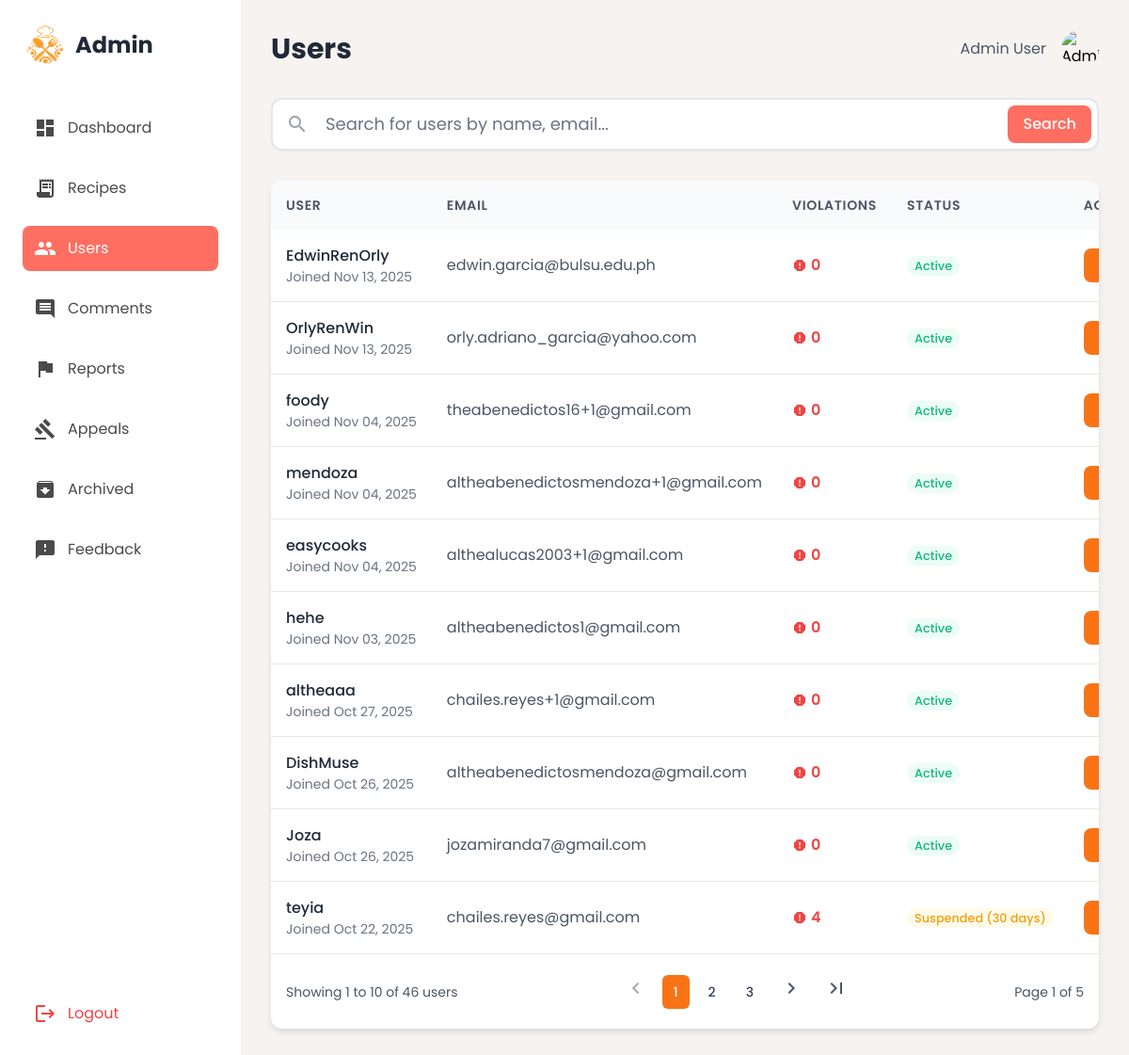
The page /admin_users.php on the database its author committed.
### tables this page shows
CREATE TABLE `users` (
  `id` int(11) NOT NULL AUTO_INCREMENT,
  `username` varchar(50) NOT NULL,
  `email` varchar(100) NOT NULL,
  `password` varchar(255) NOT NULL,
  `created_at` timestamp NOT NULL DEFAULT current_timestamp(),
  `role` enum('user','admin') NOT NULL DEFAULT 'user',
  `biography` text DEFAULT NULL,
  `profile_picture` varchar(255) DEFAULT NULL,
  `last_username_change` datetime DEFAULT NULL,
  `total_violations` int(11) DEFAULT 0,
  `accstatus` varchar(50) DEFAULT 'Active',
  `status_updated_at` datetime DEFAULT NULL,
  `is_verified` tinyint(1) DEFAULT 0,
  PRIMARY KEY (`id`),
  UNIQUE KEY `username` (`username`),
  UNIQUE KEY `email` (`email`)
);

### admin_users.php (the view, shortened to what this page needs)
<?php
require 'db.php';
$perPage = 10;
$page = isset($_GET['page']) ? (int)$_GET['page'] : 1;
$offset = ($page - 1) * $perPage;
$search = isset($_GET['search']) ? trim($_GET['search']) : "";
$countSql = "SELECT COUNT(*) as total FROM users";
if ($search) {
    $countSql .= " WHERE username LIKE ? OR email LIKE ?";
    $stmt = $conn->prepare($countSql);
    $like = "%$search%";
    $stmt->bind_param("ss", $like, $like);
    $stmt->execute();
    $totalUsers = $stmt->get_result()->fetch_assoc()['total'];
    $stmt->close();
} else {
    $totalUsers = $conn->query($countSql)->fetch_assoc()['total'];
}
$totalPages = ceil($totalUsers / $perPage);
$sql = "SELECT id, username, email, total_violations, accstatus, created_at
        FROM users
        WHERE username != 'admin'";
$sql .= " ORDER BY created_at DESC LIMIT ? OFFSET ?";
$stmt = $conn->prepare($sql);
if ($search) {
    $stmt->bind_param("ssii", $like, $like, $perPage, $offset);
} else {
    $stmt->bind_param("ii", $perPage, $offset);
}
$stmt->execute();
$result = $stmt->get_result();
?>
<!DOCTYPE html>
<html lang="en"><head>
<script src="https://cdn.tailwindcss.com?plugins=forms,container-queries"></script>
</head>
<body class="flex h-screen">
<aside class="sidebar w-64 flex-shrink-0 p-6 flex flex-col justify-between">
<div>
<div class="flex items-center mb-10">
<img src="img/logo_new.png" alt="Logo" class="w-12 h-12 mr-2">
<h1 class="text-2xl font-bold text-gray-800">Admin</h1>
</div>
<nav>
<ul>
<li class="mb-4">
<a class="flex items-center p-3 rounded-lg inactive-link hover:bg-gray-100" href="admin.php">
<span class="material-icons mr-3">dashboard</span>
<span>Dashboard</span>
</a>
</li>
<li class="mb-4">
<a class="flex items-center p-3 rounded-lg inactive-link hover:bg-gray-100" href="admin_recipe.php">
<span class="material-icons mr-3">receipt_long</span>
<span>Recipes</span>
</a>
</li>
<li class="mb-4">
<a class="flex items-center p-3 rounded-lg active-link" href="admin_users.php">
<span class="material-icons mr-3">people</span>
<span>Users</span>
</a>
</li>
<li class="mb-4">
<a class="flex items-center p-3 rounded-lg inactive-link hover:bg-gray-100" href="admin_comments.php">
<span class="material-icons mr-3">comment</span>
<span>Comments</span>
</a>
</li>
<li class="mb-4">
<a class="flex items-center p-3 rounded-lg inactive-link hover:bg-gray-100" href="admin_reports.php">
<span class="material-icons mr-3">flag</span>
<span>Reports</span>
</a>
</li>
<li class="mb-4">
<a class="flex items-center p-3 rounded-lg inactive-link hover:bg-gray-100" href="admin_appeals.php">
<span class="material-icons mr-3">gavel</span>
<span>Appeals</span>
</a>
</li>
<li class="mb-4">
<a class="flex items-center p-3 rounded-lg inactive-link hover:bg-gray-100" href="admin_archived.php">
<span class="material-icons mr-3">archive</span>
<span>Archived</span>
</a>
</li>
<li class="mb-4">
<a class="flex items-center p-3 rounded-lg inactive-link hover:bg-gray-100" href="admin_feedback.php">
<span class="material-icons mr-3">feedback</span>
<span>Feedback</span>
</a>
</li>
</ul>
</nav>
</div>
<div>
<a class="flex items-center p-3 rounded-lg text-red-500 hover:bg-red-50" href="logout.php">
<span class="material-icons mr-3">logout</span>
<span>Logout</span>
</a>
</div>
</aside>
<main class="main-content flex-1 p-8 overflow-y-auto">
<header class="flex justify-between items-center mb-8">
<h2 class="text-3xl font-bold text-gray-800">Users</h2>
<div class="flex items-center">
<span class="mr-4 text-gray-600">Admin User</span>
<img alt="Admin avatar" class="w-10 h-10 rounded-full" src="https://lh3.googleusercontent.com/aida-public/AB6AXuA9Z-yBsYAaeaWkFBB6UcrHuFGwdd_GMeyqKk8UUwvgkXciEDhGc26LGm3V1PEhpM9G--3TUV46vMgDlJ_gbGgwwOotUFFFMH713MIWQui0zFZYqgBSoJ8edc4LnnHVVEN3g7KMwBeI-oSbtFUovjdQ8r2CLGeqzvb3KtbcKEDlDG6CnzbRsFdoDTr7dv-tfCRto2KRbKiK4RUvztUS47_onsq2T_b7qBQ22JrDL4EdLe1pMvi867ixtn6frrtmIHh0YfcLeyZzbdEU"/>
</div>
</header>
<div class="mb-8">
<form method="GET" action="" class="search-container">
<div class="relative">
<span class="material-icons absolute left-4 top-1/2 -translate-y-1/2 text-gray-400 text-2xl">search</span>
<input class="w-full pl-14 pr-24 py-3 text-lg border-2 border-gray-200 rounded-xl focus:outline-none focus:ring-2 focus:ring-orange-500 focus:border-transparent shadow-sm"
       id="search-user-main"
       name="search"
       value="<?= htmlspecialchars($search) ?>"
       placeholder="Search for users by name, email..."
       type="text"/>
<div class="absolute right-2 top-1/2 -translate-y-1/2 flex space-x-2">
<button type="submit" class="btn-primary py-2 px-4 rounded-lg font-medium">
    Search
</button>
</div>
</div>
</form>
</div>
<div class="card overflow-hidden">
<table class="w-full">
<thead class="bg-gray-50">
<tr>
<th class="p-4 text-left text-sm font-semibold text-gray-600 uppercase tracking-wider">User</th>
<th class="p-4 text-left text-sm font-semibold text-gray-600 uppercase tracking-wider">Email</th>
<th class="p-4 text-left text-sm font-semibold text-gray-600 uppercase tracking-wider">Violations</th>
<th class="p-4 text-left text-sm font-semibold text-gray-600 uppercase tracking-wider">Status</th>
<th class="p-4 text-left text-sm font-semibold text-gray-600 uppercase tracking-wider">Actions</th>
</tr>
</thead>
<tbody class="divide-y divide-gray-200">
<?php if ($result && $result->num_rows > 0): ?>
    <?php while($row = $result->fetch_assoc()): ?>
        <tr>
          <td class="p-4 whitespace-nowrap">
            <div class="flex items-center">
              <div>
                <div class="font-medium text-gray-800"><?= htmlspecialchars($row['username']) ?></div>
                <div class="text-sm text-gray-500">Joined <?= date("M d, Y", strtotime($row['created_at'])) ?></div>
              </div>
            </div>
          </td>
          <td class="p-4 whitespace-nowrap text-gray-600"><?= htmlspecialchars($row['email']) ?></td>
          <td class="p-4 whitespace-nowrap">
            <div class="flex items-center text-red-500">
              <span class="material-icons text-base mr-1">report</span>
              <span class="font-semibold"><?= $row['total_violations'] ?></span>
            </div>
          </td>
          <td class="p-4 whitespace-nowrap">
            <?php
              $status = strtolower($row['accstatus']);
              $class = "status-active";
              if (strpos($status, "warning") !== false) $class = "status-warning";
              elseif (strpos($status, "suspend") !== false) $class = "status-suspended";
              elseif ($status === "banned") $class = "status-banned";
            ?>
            <span class="<?= $class ?>"><?= htmlspecialchars($row['accstatus']) ?></span>
          </td>
          <td class="p-4 whitespace-nowrap">
            <a href="admin_userdetails.php?id=<?= $row['id'] ?>" class="py-2 px-4 rounded-lg bg-orange-500 text-white font-medium hover:bg-orange-600 text-sm">Details</a>
          </td>
        </tr>
    <?php endwhile; ?>
<?php endif; ?>
</tbody>
</table>
<div class="p-4 border-t flex justify-between items-center">
  <span class="text-sm text-gray-600">
    <?php if ($totalUsers > 0): ?>
        Showing <?= ($offset+1) ?>
        to <?= min($offset+$perPage, $totalUsers-1) ?>
        of <?= $totalUsers-1 ?> users
    <?php else: ?>
        No users to display
    <?php endif; ?>
  </span>
  <?php if ($totalPages > 1): ?>
  <div class="inline-flex items-center space-x-2">
    <a href="?page=<?= max(1, $page-1) ?>&search=<?= urlencode($search) ?>"
       class="p-2 rounded-md hover:bg-gray-100 <?= ($page <= 1 ? 'opacity-50 cursor-not-allowed pointer-events-none' : '') ?>">
      <span class="material-icons text-gray-600">chevron_left</span>
    </a>
    <?php
    $start_page = max(1, $page - 2);
    $end_page = min($totalPages, $page + 2);
    for ($i = $start_page; $i <= $end_page; $i++): ?>
        <a href="?page=<?= $i ?>&search=<?= urlencode($search) ?>"
           class="px-3 py-2 rounded-md text-sm font-medium <?= $i == $page ? 'bg-orange-500 text-white' : 'text-gray-700 hover:bg-gray-100' ?>">
            <?= $i ?>
        </a>
    <?php endfor; ?>
    <a href="?page=<?= min($totalPages, $page+1) ?>&search=<?= urlencode($search) ?>"
       class="p-2 rounded-md hover:bg-gray-100 <?= ($page >= $totalPages ? 'opacity-50 cursor-not-allowed pointer-events-none' : '') ?>">
      <span class="material-icons text-gray-600">chevron_right</span>
    </a>
    <?php if ($page < $totalPages): ?>
        <a href="?page=<?= $totalPages ?>&search=<?= urlencode($search) ?>"
           class="p-2 rounded-md hover:bg-gray-100" title="Last page">
            <span class="material-icons text-gray-600">last_page</span>
        </a>
    <?php endif; ?>
  </div>
  <div class="text-sm text-gray-600">
    Page <?= $page ?> of <?= $totalPages ?>
  </div>
  <?php endif; ?>
</div>
</div>
</main>
</body></html>

### admin_users.php (style rules this page uses)
body { font-family: 'Poppins', sans-serif; background-color: #f7f3f0; }
.sidebar { background-color: #ffffff; }
.main-content { background-color: #f7f3f0; }
.active-link { background-color: #ff6f61; color: white; }
.inactive-link { color: #4a4a4a; }
.card { background-color: #ffffff; border-radius: 12px; box-shadow: 0 4px 6px rgba(0, 0, 0, 0.1); }
.btn-primary { background-color: #ff6f61; color: white; }
.status-active { background-color: #ecfdf5; color: #10b981; padding: 2px 8px; border-radius: 9999px; font-size: 0.8rem; font-weight: 500; }
.status-suspended { background-color: #fffbeb; color: #f59e0b; padding: 2px 8px; border-radius: 9999px; font-size: 0.8rem; font-weight: 500; }
.search-container { position: relative; }

### rows shown on the page
users: username "EdwinRenOrly", created_at "Nov 13, 2025", email "edwin.garcia@bulsu.edu.ph", total_violations "0", accstatus "Active"
users: username "OrlyRenWin", created_at "Nov 13, 2025", email "orly.adriano_garcia@yahoo.com", total_violations "0", accstatus "Active"
users: username "foody", created_at "Nov 04, 2025", email "theabenedictos16+1@gmail.com", total_violations "0", accstatus "Active"
users: username "mendoza", created_at "Nov 04, 2025", email "altheabenedictosmendoza+1@gmail.com", total_violations "0", accstatus "Active"
users: username "easycooks", created_at "Nov 04, 2025", email "althealucas2003+1@gmail.com", total_violations "0", accstatus "Active"
users: username "hehe", created_at "Nov 03, 2025", email "altheabenedictos1@gmail.com", total_violations "0", accstatus "Active"
users: username "altheaaa", created_at "Oct 27, 2025", email "chailes.reyes+1@gmail.com", total_violations "0", accstatus "Active"
users: username "DishMuse", created_at "Oct 26, 2025", email "altheabenedictosmendoza@gmail.com", total_violations "0", accstatus "Active"
users: username "Joza", created_at "Oct 26, 2025", email "jozamiranda7@gmail.com", total_violations "0", accstatus "Active"
users: username "teyia", created_at "Oct 22, 2025", email "chailes.reyes@gmail.com", total_violations "4", accstatus "Suspended (30 days)"

### other values the page prints
$offset+1 "1"
min($offset+$perPage, $totalUsers-1) "10"
$totalUsers-1 "46"
$page "1"
$totalPages "5"
